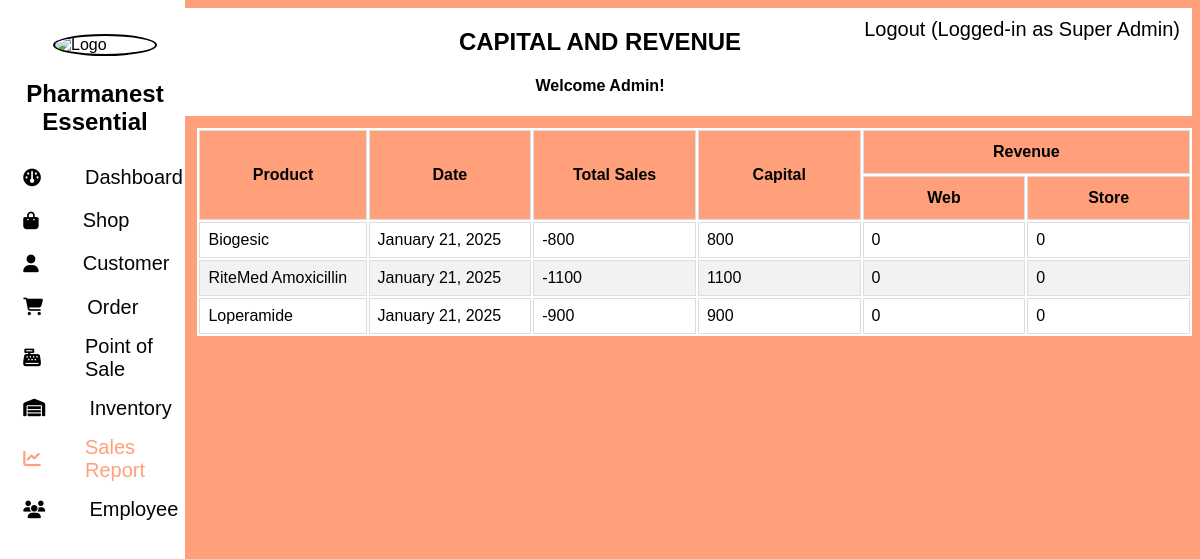
The page /admin/sales_report/capital_and_revenue/index.php (signed in) on the database its author committed.
### tables this page shows
CREATE TABLE `batch` (
  `id` int(11) NOT NULL,
  `reference_number` varchar(256) NOT NULL,
  `date_received` date NOT NULL DEFAULT current_timestamp(),
  `expiration_date` date NOT NULL,
  `supplier_id` int(11) NOT NULL,
  `product_id` int(11) NOT NULL,
  `employee_id` int(11) NOT NULL,
  `received_quantity` int(11) NOT NULL,
  `date_disposed` date DEFAULT NULL,
  `disposed_quantity` int(11) DEFAULT NULL,
  `batch_cost` double NOT NULL
);

CREATE TABLE `product` (
  `id` int(11) NOT NULL,
  `name` varchar(256) NOT NULL,
  `price` double NOT NULL,
  `current_quantity` int(11) NOT NULL DEFAULT 0,
  `applicable_discounts` varchar(128) NOT NULL,
  `prescription_is_required` tinyint(1) NOT NULL,
  `photo` text NOT NULL,
  `rack_location` text NOT NULL,
  `maintaining_quantity` int(11) NOT NULL,
  `cost` double DEFAULT NULL
);

### admin/sales_report/capital_and_revenue/index.php (the view, shortened to what this page needs)
<?php
    $doc_root = $_SESSION["DOC_ROOT"];
?>
<!DOCTYPE html>
<html>
    <head>
        <link rel="stylesheet" href="https://cdnjs.cloudflare.com/ajax/libs/font-awesome/6.5.1/css/all.min.css">
        <link rel="stylesheet" type="text/css" href="../../styles.css">
        <link rel="stylesheet" type="text/css" href="styles.css">
    </head>
    <body>
        <?php include '../../components/side_nav.php'; ?>
        <?php
            include '../../components/top_nav.php';
        ?>
        <?php
            include($doc_root.'/utils/connect.php');
            $sqlGetDates="SELECT DISTINCT line_date, DATE_FORMAT(line_date, '%M %d, %Y') AS formatted_date
                    FROM (
                        SELECT DATE_FORMAT(date_received, '%Y-%m-%d') AS line_date
                        FROM batch
                        GROUP BY DATE_FORMAT(date_received, '%Y-%m-%d')
                        UNION
                        SELECT DATE_FORMAT(transaction_date, '%Y-%m-%d') AS line_date
                        FROM transaction
                        GROUP BY DATE_FORMAT(transaction_date, '%Y-%m-%d')
                    ) AS combined_dates";
            $filter_date_str="";
            $sqlGetDates .= $filter_date_str." ORDER BY line_date DESC LIMIT 0, 10";
            $date_results = mysqli_query($conn,$sqlGetDates);
            $table_data = array();
            while($date_result = mysqli_fetch_array($date_results)){
                $sqlGetCapitalData="SELECT
                                        DATE_FORMAT(date_received, '%Y-%m-%d') AS formatted_ref_date,
                                        DATE_FORMAT(date_received, '%M %d, %Y') AS readable_ref_date,
                                        received_quantity,
                                        disposed_quantity,
                                        b.batch_cost AS line_price,
                                        b.product_id,
                                        p.name AS product_name
                                    FROM batch b
                                    INNER JOIN product p ON b.product_id=p.id
                                    HAVING formatted_ref_date='".$date_result['line_date']."'
                                ";
                $capital_results = mysqli_query($conn,$sqlGetCapitalData);
                while($capital_result = mysqli_fetch_array($capital_results)){
                    $date_key = $capital_result['formatted_ref_date']."_".$capital_result['product_id'];
                    $remarks = NULL;
                    if (is_null($capital_result['disposed_quantity'])){
                        $line_qty = $capital_result['received_quantity'];
                    } else {
                        $line_qty = $capital_result['received_quantity'] - $capital_result['disposed_quantity'];
                        $remarks = 'Values changed due to returning/re-imbursement of products to supplier';
                    };
                    if (array_key_exists($date_key, $table_data)) {
                        $capital = $table_data[$date_key]['capital'];
                        $capital += intval($line_qty) * $capital_result['line_price'];
                        $table_data[$date_key]['capital'] = $capital;
                    } else {
                        $capital = intval($line_qty) * $capital_result['line_price'];
                        $table_data[$date_key] = [
                            'product_name' => $capital_result['product_name'],
                            'line_date' => $capital_result['readable_ref_date'],
                            'capital' => $capital,
                            'revenue' => [
                                'web' => 0,
                                'in_house' => 0
                            ],
                            'remarks' => $remarks
                        ];
                    };
                };
            };
        ?>
        <div class="table">
            <table>
                <thead>
                    <tr>
                        <th class="center-text" rowspan="2">Product</th>
                        <th class="center-text" rowspan="2">Date</th>
                        <th class="center-text" rowspan="2">Total Sales</th>
                        <th class="center-text" rowspan="2">Capital</th>
                        <th class="center-text" colspan="2">Revenue</th>
                    </tr>
                    <tr>
                        <th class="center-text">Web</th>
                        <th class="center-text">Store</th>
                    </tr>
                </thead>
                <tbody>
                <?php
                    foreach ($table_data as $data) {
                    ?>
                    <tr>
                        <td><?php echo $data["product_name"];?></td>
                        <td><?php echo $data["line_date"];?></td>
                        <td>
                            <?php
                                $total_sales = ($data["revenue"]["web"] + $data["revenue"]["in_house"]) - $data["capital"];
                                echo $total_sales;
                                    ?>
                        </td>
                        <td>
                            <?php
                                echo $data["capital"];
                                    ?>
                        </td>
                        <td><?php echo $data["revenue"]["web"];?></td>
                        <td><?php echo $data["revenue"]["in_house"];?></td>
                    </tr>
                    <?php
                    }
                    ?>
                </tbody>
            </table>
        </div>
    </body>
</html>

### admin/styles.css (style rules this page uses)
body { font-family: Arial, sans-serif; background-color: lightsalmon; }

### admin/sales_report/capital_and_revenue/styles.css (style rules this page uses)
.table { background-color: white; width: 84%; float: right; font-family: Arial; border-collapse: collapse; overflow:auto; margin-top: 1%; }
.table td, .table th { border: 1px solid #ddd; padding: 8px; }
th { width: 10%; }
.table tr:nth-child(even) { background-color: #f2f2f2; }
.table th { padding-top: 12px; padding-bottom: 12px; text-align: left; background-color: lightsalmon; color: black; }
.center-text { text-align: center !important; }

### rows shown on the page
batch: product.name "Biogesic", line_date "January 21, 2025", total_sales "-800", capital "800", web "0", in_house "0"
batch: product.name "RiteMed Amoxicillin", line_date "January 21, 2025", total_sales "-1100", capital "1100", web "0", in_house "0"
batch: product.name "Loperamide", line_date "January 21, 2025", total_sales "-900", capital "900", web "0", in_house "0"

### other values the page prints
$_SESSION['user_role'] "Super Admin"
$current_page_title "CAPITAL AND REVENUE"
$_SESSION['user_first_name'] "Admin"
